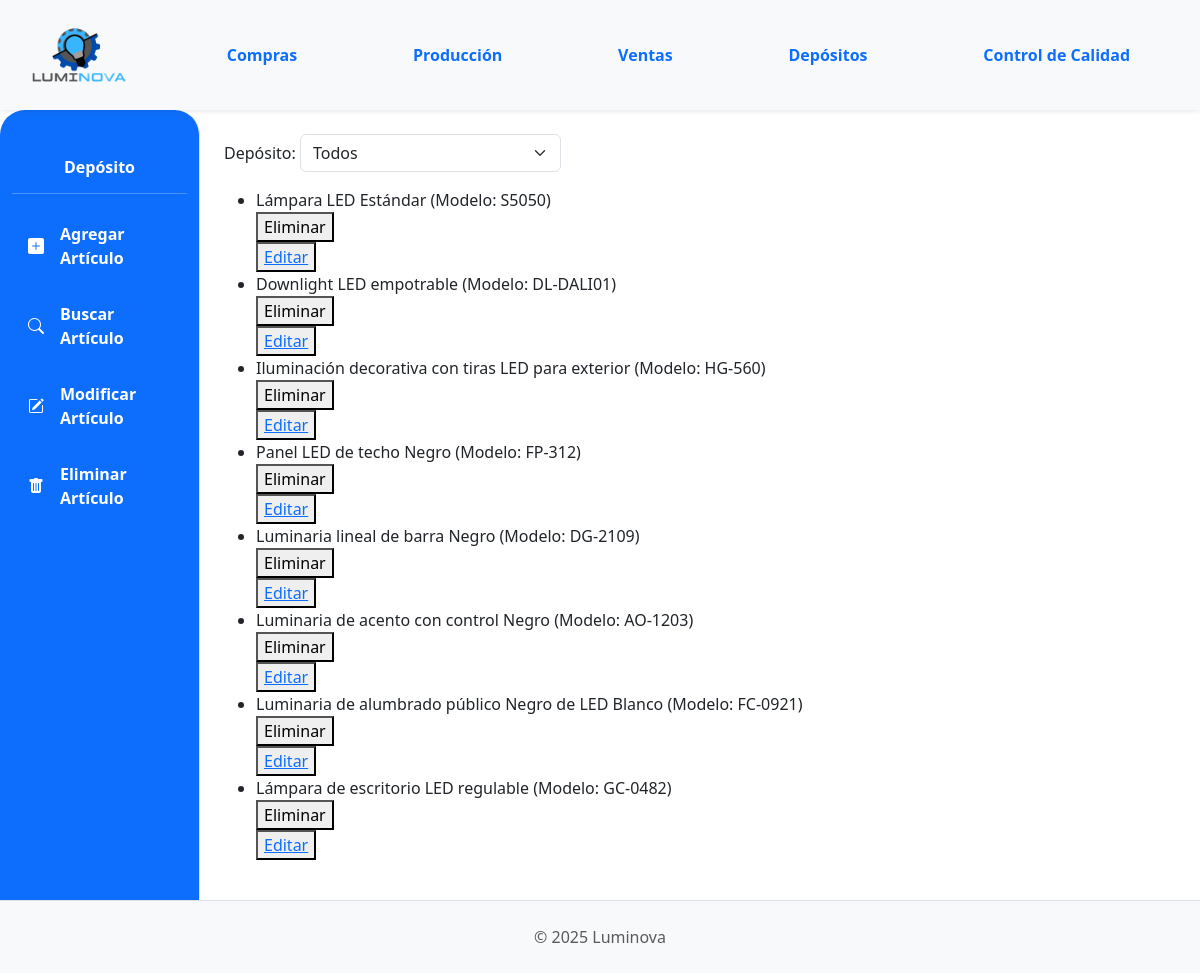
Page /deposito/deposito/productos-terminados/ on the earlier database version.
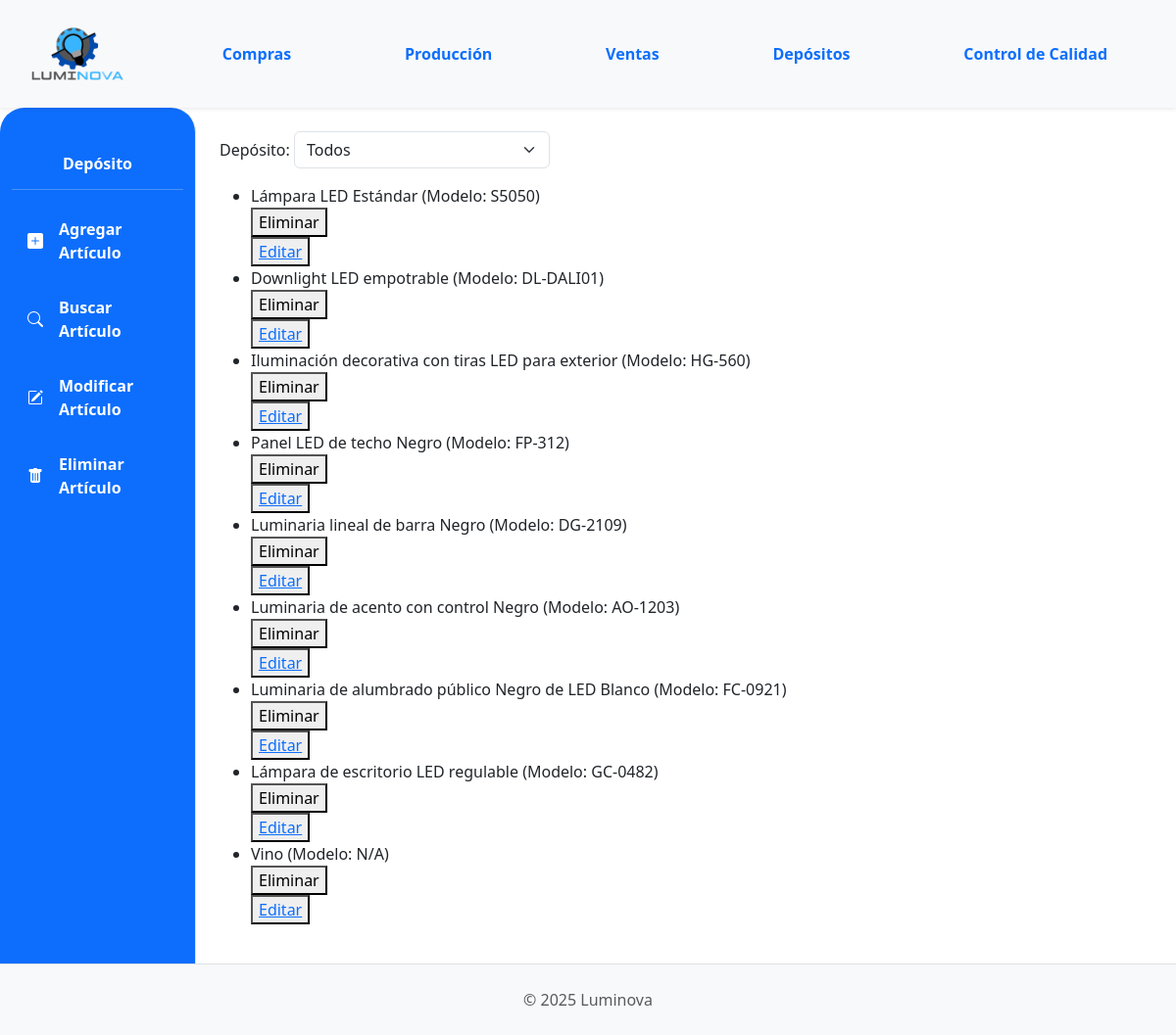
Same page on the later database version.
### App_LUMINOVA/models.py (models this page shows)
class ProductoTerminado(models.Model):
    descripcion = models.CharField(max_length=255)  # Aumentado max_length
    categoria = models.ForeignKey(
        CategoriaProductoTerminado,
        on_delete=models.PROTECT,
        related_name="productos_terminados",
    )
    precio_unitario = models.DecimalField(max_digits=10, decimal_places=2, default=0.00)
    stock = models.IntegerField(default=0)
    modelo = models.CharField(max_length=50, blank=True, null=True)
    potencia = models.IntegerField(blank=True, null=True)
    acabado = models.CharField(max_length=50, blank=True, null=True)
    color_luz = models.CharField(max_length=50, blank=True, null=True)
    material = models.CharField(max_length=50, blank=True, null=True)
    imagen = models.ImageField(null=True, blank=True, upload_to="productos_terminados/")
    deposito = models.ForeignKey(
        "Deposito",
        on_delete=models.PROTECT,
        related_name="productos_terminados",
        null=True,
        blank=True,
        help_text="Depósito al que pertenece este producto terminado",
    )
    def __str__(self):
        return f"{self.descripcion} (Modelo: {self.modelo or 'N/A'})"

### App_LUMINOVA/views_productos.py (the view)
class ProductoTerminadosListView(ListView):
    model = ProductoTerminado
    template_name = "deposito/productoterminados_list.html"
    context_object_name = "productos_terminados"
    def get_queryset(self):
        deposito_id = self.request.session.get("deposito_seleccionado")
        queryset = super().get_queryset()
        if deposito_id:
            queryset = queryset.filter(deposito_id=deposito_id)
        return queryset
    def get_context_data(self, **kwargs):
        context = super().get_context_data(**kwargs)
        from .models import Deposito
        deposito_id = self.request.session.get("deposito_seleccionado")
        context["depositos"] = Deposito.objects.all()
        context["deposito_seleccionado"] = deposito_id
        return context

### App_LUMINOVA/context_processors.py (called while the page is built, shortened)
def notificaciones_context(request):
    if not request.user.is_authenticated:
        return {}

def puede_ver_deposito_sidebar(request):
    user = getattr(request, 'user', None)
    if not user or not user.is_authenticated:
        return {'puede_ver_deposito_sidebar': False}

### App_LUMINOVA/templates/deposito/productoterminados_list.html (shortened to what this page needs)
{% extends 'padre.html' %}
{% block sidebar_content %}
    <nav id="sidebarMenu" class="col-md-3 col-lg-2 d-md-block bg-primary sidebar collapse border-end full-height" style="border-top-left-radius: 25px; border-top-right-radius: 25px;">
        <div class="position-sticky pt-4">
            <h6 class="sidebar-heading d-flex justify-content-center align-items-center px-3 mt-4 mb-1 text-white fw-bold">
                <span>Depósito</span>
            </h6>
            <hr class="text-white">
            <ul class="nav flex-column">
                <li class="nav-item">
                    <a class="nav-link text-white fw-bold custom-active-button d-flex align-items-center" href="#" data-bs-toggle="modal" data-bs-target="#exampleModal_Agregar">
                        <i class="bi bi-plus-square-fill me-2"></i> <span class="ms-2">Agregar Artículo</span>
                    </a>
                </li>
                <li class="nav-item mt-2">
                    <a class="nav-link text-white fw-bold custom-active-button d-flex align-items-center" href="#" data-bs-toggle="modal" data-bs-target="#exampleModal_Buscar">
                        <i class="bi bi-search me-2"></i> <span class="ms-2">Buscar Artículo</span>
                    </a>
                </li>
                <li class="nav-item mt-2">
                    <a class="nav-link text-white fw-bold custom-active-button d-flex align-items-center" href="#" data-bs-toggle="modal" data-bs-target="#exampleModal_Modificar">
                        <i class="bi bi-pencil-square me-2"></i> <span class="ms-2">Modificar Artículo</span>
                    </a>
                </li>
                <li class="nav-item mt-2">
                    <a class="nav-link text-white fw-bold custom-active-button d-flex align-items-center" href="#" data-bs-toggle="modal" data-bs-target="#exampleModal_Eliminar">
                        <i class="bi bi-trash-fill me-2"></i> <span class="ms-2">Eliminar Artículo</span>
                    </a>
                </li>
            </ul>
        </div>
    </nav>
{% endblock %}
{% block content %}
    <form method="get" class="mb-3">
        <label for="deposito">Depósito:</label>
        <select name="deposito" id="deposito" class="form-select" style="width: auto; display: inline-block;" onchange="this.form.submit()">
            <option value="">Todos</option>
        </select>
    </form>
    <ul>
        {% for producto_terminado in productos_terminados %}
            <li>{{producto_terminado}}</li>
            <div>
                <form action="{% url 'App_LUMINOVA:insumo_delete' productos_terminados.id %}" method="post" >{% csrf_token %}
                    <button type="submit">Eliminar</button>
                </form>
                <button>
                    <a href="{% url 'App_LUMINOVA:insumo_edit' productos_terminados.id %}">Editar</a>
                </button>
            </div>
        {% endfor %}
    </ul>
{% endblock %}

Differences in the rows shown:
added ProductoTerminado: descripcion+modelo "Vino (Modelo: N/A)"
